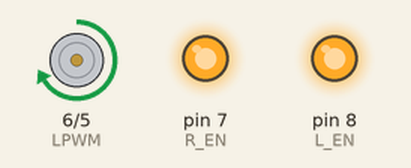
Simulated run of this sketch. Board: Arduino Uno, built with avr-gcc and run on an emulated ATmega328P. On the bench: motor-driver pin pairs drawn as motors (green arrow = first pin HIGH = forward, orange = second pin HIGH = backward, longer = more drive), output pins drawn as LEDs (lit = HIGH).

Above: at 1.5 s.
At 3.5 s:
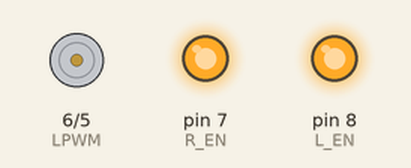
Timing chart, 0 to 5.2 s (numbered marks = the images above):
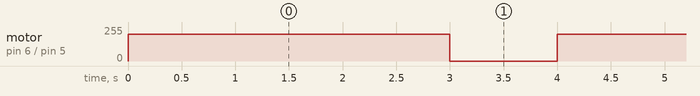

The sketch:

motorTesting.ino
```cpp
// Pin Definitions
const int RPWM = 5;
const int LPWM = 6;
const int R_EN = 7;
const int L_EN = 8;

void setup() {
  pinMode(RPWM, OUTPUT);
  pinMode(LPWM, OUTPUT);
  pinMode(R_EN, OUTPUT);
  pinMode(L_EN, OUTPUT);


  digitalWrite(R_EN, HIGH);
  digitalWrite(L_EN, HIGH);
}

void loop() {

  analogWrite(RPWM, 0);
  analogWrite(LPWM, 200);
  delay(3000);

  analogWrite(RPWM, 0);
  analogWrite(LPWM, 0);
  delay(1000);

}
```

Measured:
- by itself, motor on pin 6 (LPWM) / pin 5 (RPWM): alternates forward 200/255 for 3.0 s and stopped for 1.0 s
